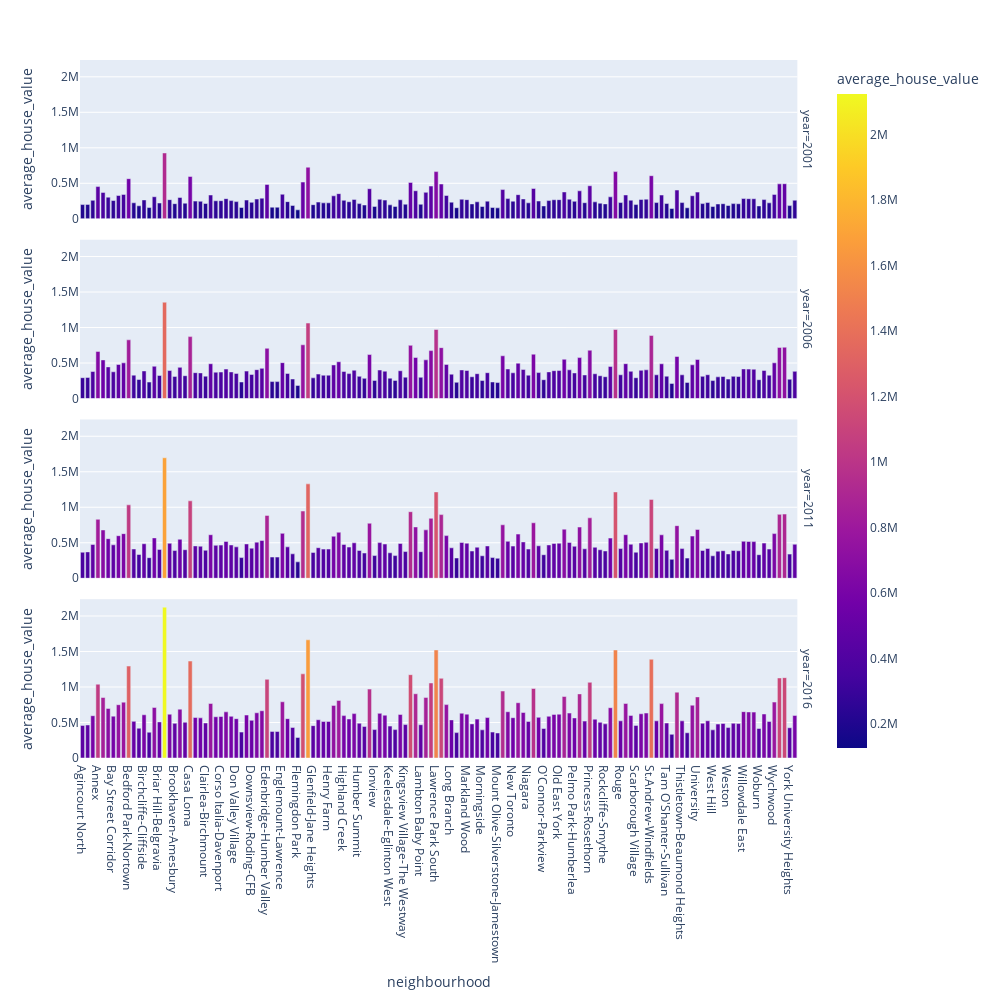

The code cell stored with this chart in its notebook:
### Markdown cell above
## Cost Analysis

In this section, you will use Plotly express to a couple of plots that investors can interactively filter and explore various factors related to the house value of the Toronto's neighbourhoods. 

### Create a bar chart row facet to plot the average house values for all Toronto's neighbourhoods per year

### Code cell
# Facet bar chart using plotly express
import plotly.express as px
BarFacetDF=to_data[['neighbourhood','average_house_value']].reset_index()

fig = px.bar(BarFacetDF,x='neighbourhood', y="average_house_value", color="average_house_value",facet_row="year")
fig.update_layout(
    autosize=False,
    width=1000,
    height=1000)
fig.show()

### Figure 1 — Plotly figure (JSON) as saved in the notebook; plotly's stock layout.template omitted (floating-point values rounded to 4 significant figures; data arrays with more than 128 entries replaced by an {"elided": "..."} marker saying what was removed)
{"data": [{"alignmentgroup": "True", "hovertemplate": "year=2001<br>neighbourhood=%{x}<br>average_house_value=%{marker.color}<extra></extra>", "legendgroup": "", "marker": {"color": {"elided": "140 int values"}, "coloraxis": "coloraxis"}, "name": "", "offsetgroup": "", "orientation": "v", "showlegend": false, "textposition": "auto", "type": "bar", "x": {"elided": "140 str values"}, "xaxis": "x4", "y": {"elided": "140 int values"}, "yaxis": "y4"}, {"alignmentgroup": "True", "hovertemplate": "year=2006<br>neighbourhood=%{x}<br>average_house_value=%{marker.color}<extra></extra>", "legendgroup": "", "marker": {"color": {"elided": "140 int values"}, "coloraxis": "coloraxis"}, "name": "", "offsetgroup": "", "orientation": "v", "showlegend": false, "textposition": "auto", "type": "bar", "x": {"elided": "140 str values"}, "xaxis": "x3", "y": {"elided": "140 int values"}, "yaxis": "y3"}, {"alignmentgroup": "True", "hovertemplate": "year=2011<br>neighbourhood=%{x}<br>average_house_value=%{marker.color}<extra></extra>", "legendgroup": "", "marker": {"color": {"elided": "140 int values"}, "coloraxis": "coloraxis"}, "name": "", "offsetgroup": "", "orientation": "v", "showlegend": false, "textposition": "auto", "type": "bar", "x": {"elided": "140 str values"}, "xaxis": "x2", "y": {"elided": "140 int values"}, "yaxis": "y2"}, {"alignmentgroup": "True", "hovertemplate": "year=2016<br>neighbourhood=%{x}<br>average_house_value=%{marker.color}<extra></extra>", "legendgroup": "", "marker": {"color": {"elided": "140 int values"}, "coloraxis": "coloraxis"}, "name": "", "offsetgroup": "", "orientation": "v", "showlegend": false, "textposition": "auto", "type": "bar", "x": {"elided": "140 str values"}, "xaxis": "x", "y": {"elided": "140 int values"}, "yaxis": "y"}], "layout": {"annotations": [{"font": {}, "showarrow": false, "text": "year=2016", "textangle": 90, "x": 0.98, "xanchor": "left", "xref": "paper", "y": 0.1138, "yanchor": "middle", "yref": "paper"}, {"font": {}, "showarrow": false, "text": "year=2011", "textangle": 90, "x": 0.98, "xanchor": "left", "xref": "paper", "y": 0.3712, "yanchor": "middle", "yref": "paper"}, {"font": {}, "showarrow": false, "text": "year=2006", "textangle": 90, "x": 0.98, "xanchor": "left", "xref": "paper", "y": 0.6288, "yanchor": "middle", "yref": "paper"}, {"font": {}, "showarrow": false, "text": "year=2001", "textangle": 90, "x": 0.98, "xanchor": "left", "xref": "paper", "y": 0.8862, "yanchor": "middle", "yref": "paper"}], "autosize": false, "barmode": "relative", "coloraxis": {"colorbar": {"title": {"text": "average_house_value"}}, "colorscale": [[0, "#0d0887"], [0.1111, "#46039f"], [0.2222, "#7201a8"], [0.3333, "#9c179e"], [0.4444, "#bd3786"], [0.5556, "#d8576b"], [0.6667, "#ed7953"], [0.7778, "#fb9f3a"], [0.8889, "#fdca26"], [1, "#f0f921"]]}, "height": 1000, "legend": {"tracegroupgap": 0}, "margin": {"t": 60}, "width": 1000, "xaxis": {"anchor": "y", "domain": [0, 0.98], "title": {"text": "neighbourhood"}}, "xaxis2": {"anchor": "y2", "domain": [0, 0.98], "matches": "x", "showticklabels": false}, "xaxis3": {"anchor": "y3", "domain": [0, 0.98], "matches": "x", "showticklabels": false}, "xaxis4": {"anchor": "y4", "domain": [0, 0.98], "matches": "x", "showticklabels": false}, "yaxis": {"anchor": "x", "domain": [0, 0.2275], "title": {"text": "average_house_value"}}, "yaxis2": {"anchor": "x2", "domain": [0.2575, 0.485], "matches": "y", "title": {"text": "average_house_value"}}, "yaxis3": {"anchor": "x3", "domain": [0.515, 0.7425], "matches": "y", "title": {"text": "average_house_value"}}, "yaxis4": {"anchor": "x4", "domain": [0.7725, 1], "matches": "y", "title": {"text": "average_house_value"}}}}
